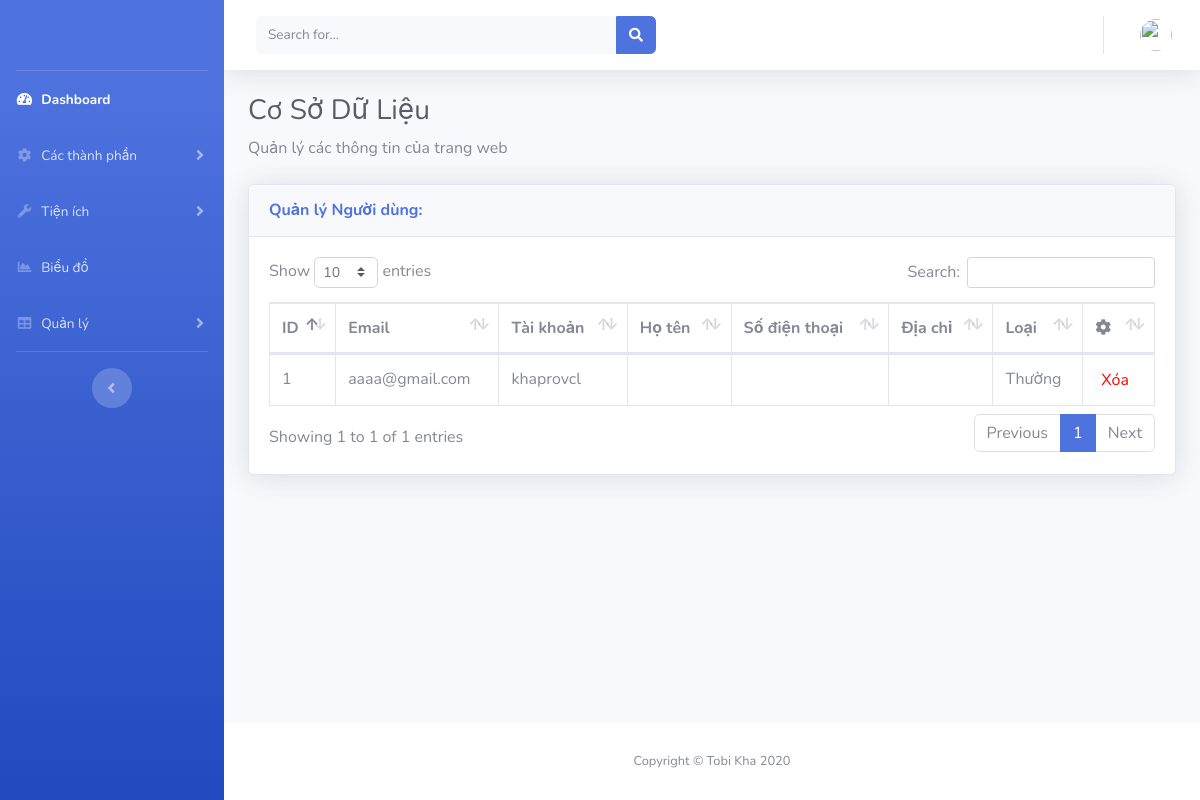
Before: /admin/?p=show-users with the older database file.
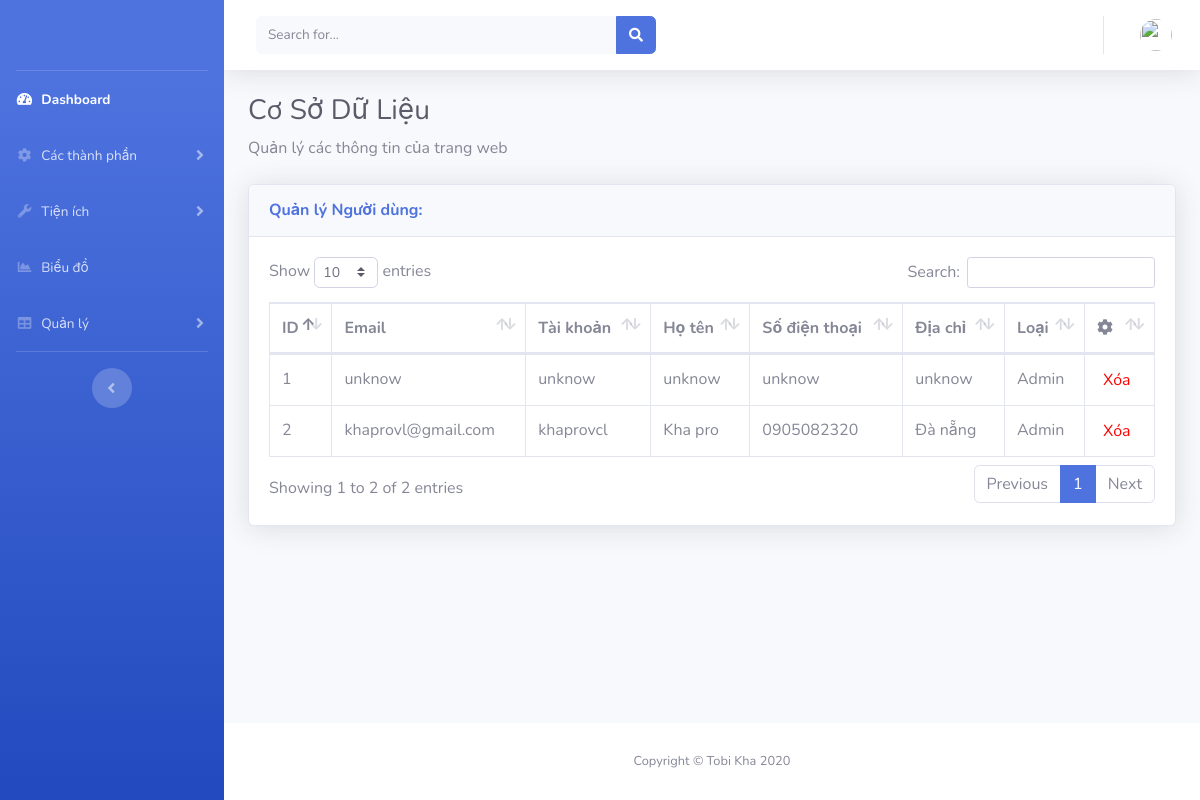
After: the same page with the newer database file.
### tables this page shows
CREATE TABLE `tb_user` (
  `idUser` int(11) NOT NULL,
  `Email` varchar(255) NOT NULL,
  `SDT` varchar(10) NOT NULL,
  `TaiKhoan` varchar(255) NOT NULL,
  `MatKhau` varchar(255) NOT NULL,
  `Avatar` varchar(255) NOT NULL,
  `HoTen` varchar(255) NOT NULL,
  `DiaChi` varchar(255) NOT NULL,
  `idLU` int(11) NOT NULL
);

CREATE TABLE `tb_loaiuser` (
  `idLU` int(11) NOT NULL,
  `LoaiUser` varchar(255) NOT NULL
);

### admin/dbcon/function.php (called while the page is built, shortened)
<?php
        function all_users(){
            require "ConDB.php";
            $sql = "
                SELECT * FROM tb_user
                INNER JOIN tb_loaiuser
                ON tb_user.idLU = tb_loaiuser.idLU
            ";
            $pre = $conn->prepare($sql);
            $pre->execute();
            return $pre->fetchAll();
        }
?>

### admin/pages/user/show_user.php (the view, shortened to what this page needs)
<div class="container-fluid">
<h1 class="h3 mb-2 text-gray-800">Cơ Sở Dữ Liệu</h1>
<p class="mb-4">Quản lý các thông tin của trang web</p>
<div class="card shadow mb-4">
    <div class="card-header py-3">
        <h6 class="m-0 font-weight-bold text-primary">
            Quản lý Người dùng:
        </h6>
    </div>
    <div class="card-body">
        <div class="table-responsive">
            <table class="table table-bordered" id="dataTable" width="100%" cellspacing="0">
                <thead>
                    <tr>
                        <th>ID</th>
                        <th>Email</th>
                        <th>Tài khoản</th>
                        <th>Họ tên</th>
                        <th>Số điện thoại</th>
                        <th>Địa chỉ</th>
                        <th>Loại</th>
                        <th><i class="fa fa-cog" aria-hidden="true"></i></th>
                    </tr>
                </thead>
                <tbody>
                    <?php
                        $users = all_users();
                        foreach($users as $user):
                    ?>
                    <tr>
                        <td><?php echo $user["idUser"]; ?></td>
                        <td><?php echo $user["Email"]; ?></td>
                        <td><?php echo $user["TaiKhoan"]; ?></td>
                        <td><?php echo $user["HoTen"]; ?></td>
                        <td><?php echo $user["SDT"]; ?></td>
                        <td><?php echo $user["DiaChi"]; ?></td>
                        <td><?php echo $user["LoaiUser"]; ?></td>
                        <td>
                            <form action="././action/user_action.php" method="post" style="display: inline;"
                                onsubmit='return confirm("Bạn có chắc là muốn xóa tài khoản: <?php echo $user["idUser"]; ?> không ???")'>
                                <button type="submit" name="xoa" class="btn-delete">Xóa</button>
                            </form>
                        </td>
                    </tr>
                    <?php
                        endforeach;
                    ?>
                </tbody>
            </table>
        </div>
    </div>
</div>
</div>

Changed rows visible on the page:
changed tb_user id 1: Email "aaaa@gmail.com" → "unknow"; TaiKhoan "khaprovcl" → "unknow"; HoTen (not shown) → "unknow"; SDT (not shown) → "unknow"; DiaChi (not shown) → "unknow"; idLU.LoaiUser "Thường" → "Admin"
added tb_user: idUser "2", Email "khaprovl@gmail.com", TaiKhoan "khaprovcl", HoTen "Kha pro", SDT "0905082320", DiaChi "Đà nẵng", idLU.LoaiUser "Admin"
Other visible differences:
text written by a page script: "Show entries Search: Showing 1 to 1 of 1 entries Previous 1 Next" → "Show entries Search: Showing 1 to 2 of 2 entries Previous 1 Next"
